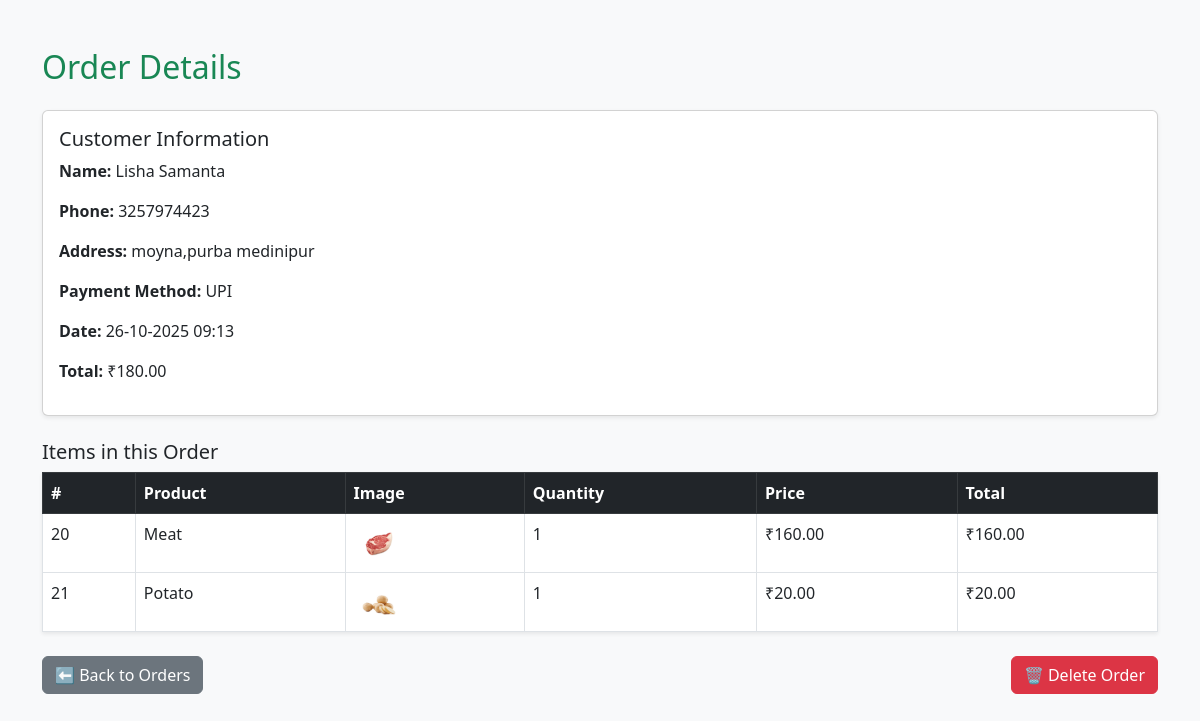
Page /db/order_details.php?id=22 (signed in) on the committed database.
### tables this page shows
CREATE TABLE `orders` (
  `id` int(11) NOT NULL,
  `user_id` int(11) DEFAULT NULL,
  `customer_name` varchar(100) DEFAULT NULL,
  `customer_phone` varchar(20) DEFAULT NULL,
  `customer_address` text DEFAULT NULL,
  `total` decimal(10,2) DEFAULT NULL,
  `payment_method` varchar(50) DEFAULT NULL,
  `created_at` timestamp NOT NULL DEFAULT current_timestamp()
);

CREATE TABLE `order_items` (
  `id` int(11) NOT NULL,
  `order_id` int(11) DEFAULT NULL,
  `product_id` int(11) DEFAULT NULL,
  `quantity` int(11) DEFAULT NULL,
  `price` decimal(10,2) DEFAULT NULL
);

CREATE TABLE `products` (
  `id` int(11) NOT NULL,
  `name` varchar(100) DEFAULT NULL,
  `price` decimal(10,2) DEFAULT NULL,
  `image` varchar(255) DEFAULT NULL,
  `rating` decimal(2,1) DEFAULT 0.0
);

### db/order_details.php (the view, shortened to what this page needs)
<?php
include 'config.php';
$order_id = intval($_GET['id']);
$order_sql = "SELECT * FROM orders WHERE id = $order_id";
$order_result = $conn->query($order_sql);
$order = $order_result->fetch_assoc();
$items_sql = "
    SELECT oi.*, p.name AS product_name, p.image
    FROM order_items oi
    JOIN products p ON oi.product_id = p.id
    WHERE oi.order_id = $order_id
";
$items_result = $conn->query($items_sql);
?>
<!DOCTYPE html>
<html lang="en">
<head>
<link href="https://cdn.jsdelivr.net/npm/bootstrap@5.3.0/dist/css/bootstrap.min.css" rel="stylesheet">
</head>
<body class="bg-light">
<div class="container mt-5">
  <h2 class="mb-4 text-success">Order Details</h2>
  <div class="card mb-4 shadow-sm">
    <div class="card-body">
      <h5>Customer Information</h5>
      <p><strong>Name:</strong> <?= htmlspecialchars($order['customer_name']); ?></p>
      <p><strong>Phone:</strong> <?= htmlspecialchars($order['customer_phone']); ?></p>
      <p><strong>Address:</strong> <?= htmlspecialchars($order['customer_address']); ?></p>
      <p><strong>Payment Method:</strong> <?= htmlspecialchars($order['payment_method']); ?></p>
      <p><strong>Date:</strong> <?= date("d-m-Y H:i", strtotime($order['created_at'])); ?></p>
      <p><strong>Total:</strong> ₹<?= number_format($order['total'], 2); ?></p>
    </div>
  </div>
  <?php if ($items_result && $items_result->num_rows > 0): ?>
  <h5>Items in this Order</h5>
  <table class="table table-bordered shadow-sm">
    <thead class="table-dark">
      <tr>
        <th>#</th>
        <th>Product</th>
        <th>Image</th>
        <th>Quantity</th>
        <th>Price</th>
        <th>Total</th>
      </tr>
    </thead>
    <tbody>
      <?php while($item = $items_result->fetch_assoc()): ?>
        <tr>
          <td><?= $item['id']; ?></td>
          <td><?= htmlspecialchars($item['product_name']); ?></td>
          <td>
            <?php if(!empty($item['image'])): ?>
              <img src="../images/<?= htmlspecialchars($item['image']); ?>"
                   alt="<?= htmlspecialchars($item['product_name']); ?>"
                   width="50" style="cursor:pointer;"
                   data-bs-toggle="modal"
                   data-bs-target="#imageModal<?= $item['id']; ?>">
            <?php else: ?>
              N/A
            <?php endif; ?>
          </td>
          <td><?= htmlspecialchars($item['quantity']); ?></td>
          <td>₹<?= number_format($item['price'], 2); ?></td>
          <td>₹<?= number_format($item['quantity'] * $item['price'], 2); ?></td>
        </tr>
      <?php endwhile; ?>
    </tbody>
  </table>
  <?php else: ?>
    <p class="text-muted">No items found for this order.</p>
  <?php endif; ?>
  <div class="d-flex justify-content-between mt-4">
    <a href="orders.php" class="btn btn-secondary">⬅ Back to Orders</a>
    <form method="post" onsubmit="return confirmDelete()">
      <button type="submit" name="delete_order" class="btn btn-danger">🗑 Delete Order</button>
    </form>
  </div>
</div>
</body>
</html>

### rows in the picture
orders: customer_name "Lisha Samanta", customer_phone "3257974423", customer_address "moyna,purba medinipur", payment_method "UPI", created_at "26-10-2025 09:13", total "180.00"
order_items: id "20", product.name "Meat", product.image (picture), quantity "1", price "160.00", $item['quantity']*$item['price'] "160.00"
order_items: id "21", product.name "Potato", product.image (picture), quantity "1", price "20.00", $item['quantity']*$item['price'] "20.00"
